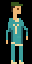

Tiled map render using the project's own tile images. Description and the whole map definition, tile-layer contents included, below:
An orthogonal 4x8 tile map with 8x8 px tiles, 1 tile layer (Tile Layer 1).

<map version="1.0" tiledversion="1.1.5" orientation="orthogonal" renderorder="right-down" width="4" height="8" tilewidth="8" tileheight="8" infinite="0" nextobjectid="1">
 <tileset firstgid="1" source="spritesheet.tsx" />
 <layer name="Tile Layer 1" width="4" height="8">
  <data encoding="csv">
27,28,29,30,
59,60,61,62,
91,92,93,94,
123,124,125,126,
155,156,157,158,
187,188,189,190,
219,220,221,222,
251,252,253,254
</data>
 </layer>
</map>
